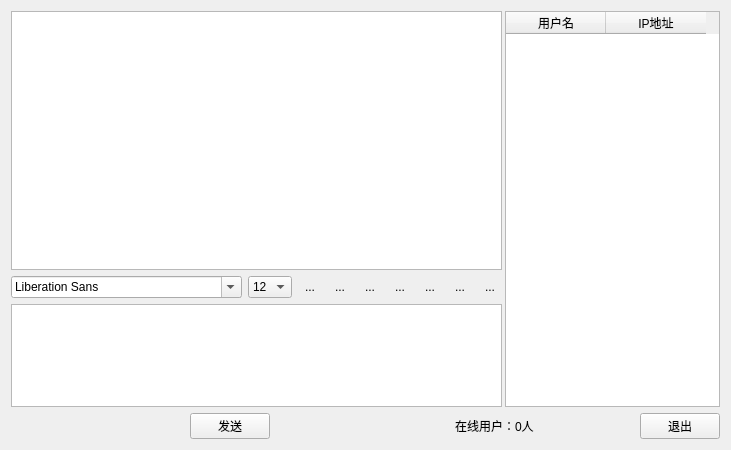
<?xml version="1.0" encoding="UTF-8"?>
<ui version="4.0">
 <class>Widget</class>
 <widget class="QWidget" name="Widget">
  <property name="geometry">
   <rect>
    <x>0</x>
    <y>0</y>
    <width>731</width>
    <height>450</height>
   </rect>
  </property>
  <layout class="QVBoxLayout" name="verticalLayout_2">
   <item>
    <layout class="QHBoxLayout" name="horizontalLayout_2">
     <property name="spacing">
      <number>3</number>
     </property>
     <item>
      <layout class="QVBoxLayout" name="verticalLayout" stretch="5,1,2">
       <item>
        <widget class="QTextBrowser" name="msgBrowser"/>
       </item>
       <item>
        <layout class="QHBoxLayout" name="horizontalLayout">
         <item>
          <widget class="QFontComboBox" name="fontComboBox"/>
         </item>
         <item>
          <widget class="QComboBox" name="sizeComboBox">
           <property name="currentIndex">
            <number>4</number>
           </property>
           <item>
            <property name="text">
             <string>8</string>
            </property>
           </item>
           <item>
            <property name="text">
             <string>9</string>
            </property>
           </item>
           <item>
            <property name="text">
             <string>10</string>
            </property>
           </item>
           <item>
            <property name="text">
             <string>11</string>
            </property>
           </item>
           <item>
            <property name="text">
             <string>12</string>
            </property>
           </item>
           <item>
            <property name="text">
             <string>13</string>
            </property>
           </item>
           <item>
            <property name="text">
             <string>14</string>
            </property>
           </item>
           <item>
            <property name="text">
             <string>15</string>
            </property>
           </item>
           <item>
            <property name="text">
             <string>16</string>
            </property>
           </item>
           <item>
            <property name="text">
             <string>17</string>
            </property>
           </item>
           <item>
            <property name="text">
             <string>18</string>
            </property>
           </item>
           <item>
            <property name="text">
             <string>19</string>
            </property>
           </item>
           <item>
            <property name="text">
             <string>20</string>
            </property>
           </item>
           <item>
            <property name="text">
             <string>21</string>
            </property>
           </item>
           <item>
            <property name="text">
             <string>22</string>
            </property>
           </item>
          </widget>
         </item>
         <item>
          <widget class="QToolButton" name="boldTBtn">
           <property name="toolTip">
            <string>加粗</string>
           </property>
           <property name="text">
            <string>...</string>
           </property>
           <property name="icon">
            <iconset resource="../../../../学习资料/qt/实例源程序/CH18/MyselfQQ/images.qrc">
             <normaloff>:/images/bold.png</normaloff>:/images/bold.png</iconset>
           </property>
           <property name="iconSize">
            <size>
             <width>26</width>
             <height>26</height>
            </size>
           </property>
           <property name="checkable">
            <bool>true</bool>
           </property>
           <property name="autoRaise">
            <bool>true</bool>
           </property>
          </widget>
         </item>
         <item>
          <widget class="QToolButton" name="italicTBtn">
           <property name="toolTip">
            <string>倾斜</string>
           </property>
           <property name="text">
            <string>...</string>
           </property>
           <property name="icon">
            <iconset resource="../../../../学习资料/qt/实例源程序/CH18/MyselfQQ/images.qrc">
             <normaloff>:/images/italic.png</normaloff>:/images/italic.png</iconset>
           </property>
           <property name="iconSize">
            <size>
             <width>26</width>
             <height>26</height>
            </size>
           </property>
           <property name="checkable">
            <bool>true</bool>
           </property>
           <property name="autoRaise">
            <bool>true</bool>
           </property>
          </widget>
         </item>
         <item>
          <widget class="QToolButton" name="underlineTBtn">
           <property name="toolTip">
            <string>下划线</string>
           </property>
           <property name="text">
            <string>...</string>
           </property>
           <property name="icon">
            <iconset resource="../../../../学习资料/qt/实例源程序/CH18/MyselfQQ/images.qrc">
             <normaloff>:/images/under.png</normaloff>:/images/under.png</iconset>
           </property>
           <property name="iconSize">
            <size>
             <width>26</width>
             <height>26</height>
            </size>
           </property>
           <property name="checkable">
            <bool>true</bool>
           </property>
           <property name="autoRaise">
            <bool>true</bool>
           </property>
          </widget>
         </item>
         <item>
          <widget class="QToolButton" name="colorTBtn">
           <property name="toolTip">
            <string>更改字体颜色</string>
           </property>
           <property name="text">
            <string>...</string>
           </property>
           <property name="icon">
            <iconset resource="../../../../学习资料/qt/实例源程序/CH18/MyselfQQ/images.qrc">
             <normaloff>:/images/color.png</normaloff>:/images/color.png</iconset>
           </property>
           <property name="iconSize">
            <size>
             <width>26</width>
             <height>26</height>
            </size>
           </property>
           <property name="checkable">
            <bool>false</bool>
           </property>
           <property name="autoRaise">
            <bool>true</bool>
           </property>
          </widget>
         </item>
         <item>
          <widget class="QToolButton" name="sendTBtn">
           <property name="toolTip">
            <string>传输文件</string>
           </property>
           <property name="text">
            <string>...</string>
           </property>
           <property name="icon">
            <iconset resource="../../../../学习资料/qt/实例源程序/CH18/MyselfQQ/images.qrc">
             <normaloff>:/images/send.png</normaloff>:/images/send.png</iconset>
           </property>
           <property name="iconSize">
            <size>
             <width>26</width>
             <height>26</height>
            </size>
           </property>
           <property name="checkable">
            <bool>false</bool>
           </property>
           <property name="autoRaise">
            <bool>true</bool>
           </property>
          </widget>
         </item>
         <item>
          <widget class="QToolButton" name="saveTBtn">
           <property name="toolTip">
            <string>保存聊天记录</string>
           </property>
           <property name="text">
            <string>...</string>
           </property>
           <property name="icon">
            <iconset resource="../../../../学习资料/qt/实例源程序/CH18/MyselfQQ/images.qrc">
             <normaloff>:/images/save.png</normaloff>:/images/save.png</iconset>
           </property>
           <property name="iconSize">
            <size>
             <width>26</width>
             <height>26</height>
            </size>
           </property>
           <property name="checkable">
            <bool>false</bool>
           </property>
           <property name="autoRaise">
            <bool>true</bool>
           </property>
          </widget>
         </item>
         <item>
          <widget class="QToolButton" name="clearTBtn">
           <property name="toolTip">
            <string>清空聊天记录</string>
           </property>
           <property name="text">
            <string>...</string>
           </property>
           <property name="icon">
            <iconset resource="../../../../学习资料/qt/实例源程序/CH18/MyselfQQ/images.qrc">
             <normaloff>:/images/clear.png</normaloff>:/images/clear.png</iconset>
           </property>
           <property name="iconSize">
            <size>
             <width>26</width>
             <height>26</height>
            </size>
           </property>
           <property name="checkable">
            <bool>false</bool>
           </property>
           <property name="autoRaise">
            <bool>true</bool>
           </property>
          </widget>
         </item>
        </layout>
       </item>
       <item>
        <widget class="QTextEdit" name="msgTextEdit"/>
       </item>
      </layout>
     </item>
     <item>
      <widget class="QTableWidget" name="userTableWidget">
       <property name="selectionMode">
        <enum>QAbstractItemView::SingleSelection</enum>
       </property>
       <property name="selectionBehavior">
        <enum>QAbstractItemView::SelectRows</enum>
       </property>
       <property name="showGrid">
        <bool>false</bool>
       </property>
       <column>
        <property name="text">
         <string>用户名</string>
        </property>
       </column>
       <column>
        <property name="text">
         <string>IP地址</string>
        </property>
       </column>
      </widget>
     </item>
    </layout>
   </item>
   <item>
    <layout class="QHBoxLayout" name="horizontalLayout_3" stretch="5,2,5,3,2,2">
     <item>
      <spacer name="horizontalSpacer">
       <property name="orientation">
        <enum>Qt::Horizontal</enum>
       </property>
       <property name="sizeHint" stdset="0">
        <size>
         <width>78</width>
         <height>20</height>
        </size>
       </property>
      </spacer>
     </item>
     <item>
      <widget class="QPushButton" name="sendBtn">
       <property name="text">
        <string>发送</string>
       </property>
      </widget>
     </item>
     <item>
      <spacer name="horizontalSpacer_2">
       <property name="orientation">
        <enum>Qt::Horizontal</enum>
       </property>
       <property name="sizeHint" stdset="0">
        <size>
         <width>188</width>
         <height>20</height>
        </size>
       </property>
      </spacer>
     </item>
     <item>
      <widget class="QLabel" name="userCountLabel">
       <property name="text">
        <string>在线用户：0人</string>
       </property>
      </widget>
     </item>
     <item>
      <spacer name="horizontalSpacer_3">
       <property name="orientation">
        <enum>Qt::Horizontal</enum>
       </property>
       <property name="sizeHint" stdset="0">
        <size>
         <width>98</width>
         <height>20</height>
        </size>
       </property>
      </spacer>
     </item>
     <item>
      <widget class="QPushButton" name="quitBtn">
       <property name="text">
        <string>退出</string>
       </property>
      </widget>
     </item>
    </layout>
   </item>
  </layout>
 </widget>
 <layoutdefault spacing="6" margin="11"/>
 <resources>
  <include location="../../../../学习资料/qt/实例源程序/CH18/MyselfQQ/images.qrc"/>
 </resources>
 <connections/>
</ui>
